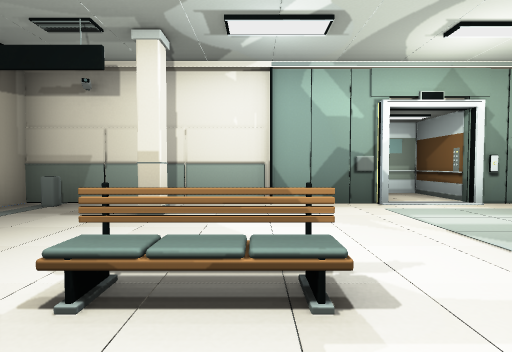
view 1 (above)

13 first-person views from a walk through a scene from a Unity 3-D project. The camera is 1.2 m above the floor, tilts 2° down and sees 85° across. Doors are open. The floor is counted in squares, 2 m on a side. Each view is taken from the middle of a square. On the plan, view 1 faces up. The plan holds only what a view shows up to about 9 squares ahead; the rest is blank. The place goes on beyond the plan.

view 2
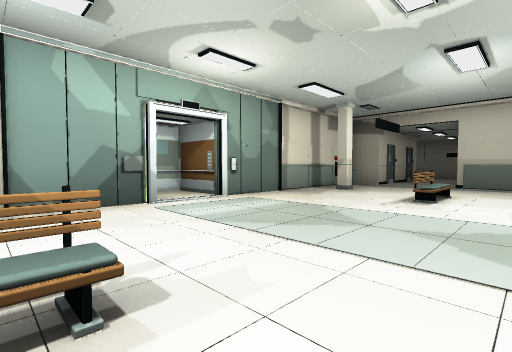

view 3
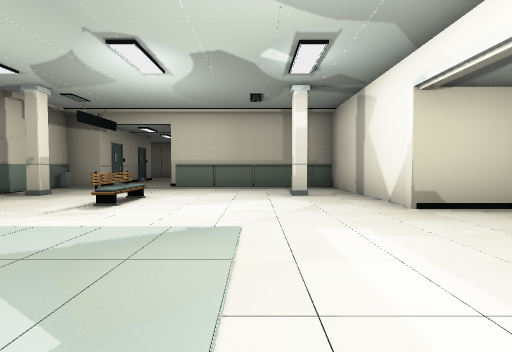

view 4
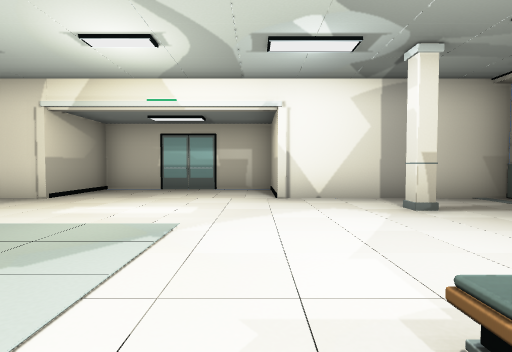

view 5
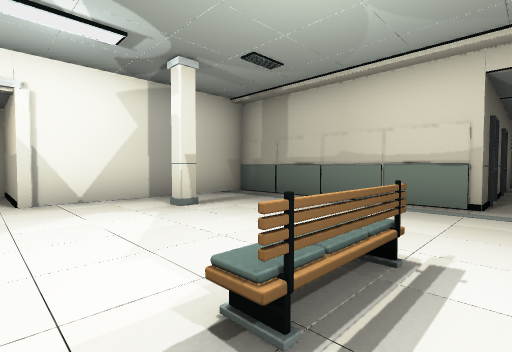

view 6
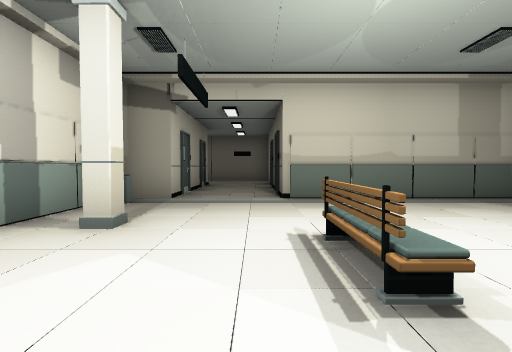

view 7
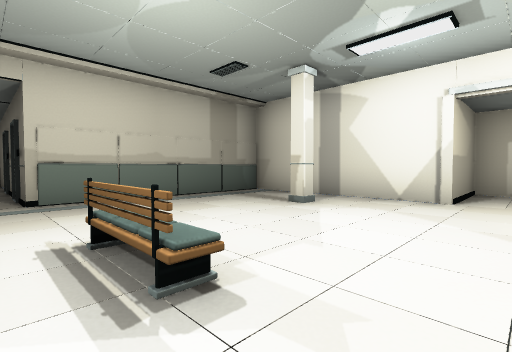

view 8
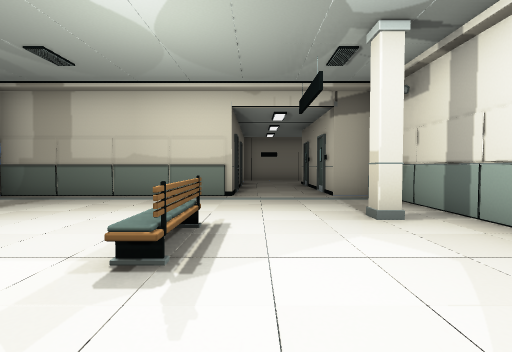

view 9
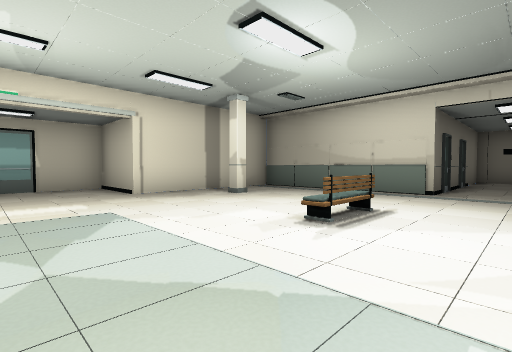

view 10
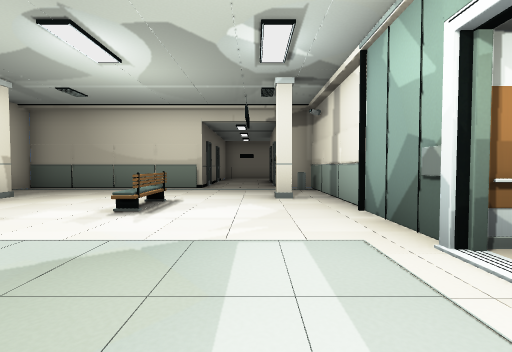

view 11
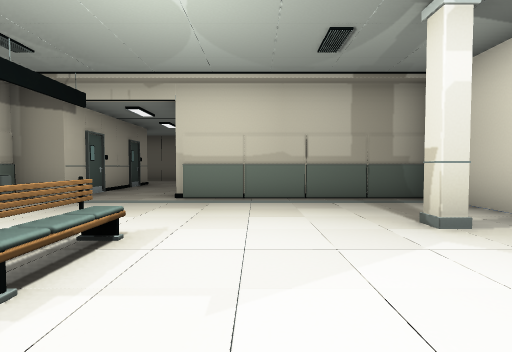

view 12
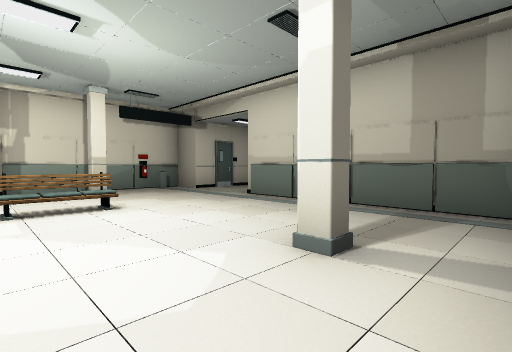

view 13
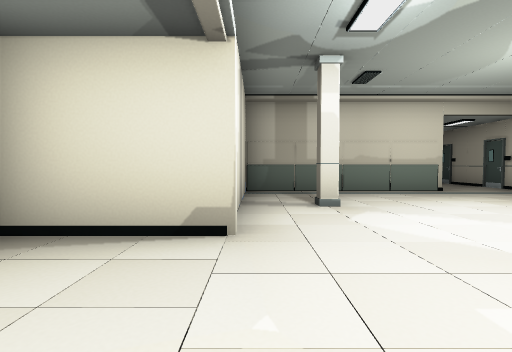

### Floor plan
Points are (right, up) in squares from view 1. A wall is a line through its corners. A room is listed if a view was taken in it or the views show most of it. See-through windows are left out.
Room 1 (views 1, 2, 3, 4, 5, 6, 7, 8, 9, 10, 11, 12, 13)
walls: (6.7, -2.1) (6.7, -1.6); (2.1, 4.3) (1.5, 4.5); (2.1, 4.5) (-3.7, 4.5) (-3.7, 3.6) (-6.5, 3.6); (4.1, 4.5) (3.5, 4.2); (-6.5, 1.5) (-3.7, 1.5) (-3.7, -3.2) (0.6, -3.2) (0.6, -5.3) (4.9, -5.3) (4.9, -3.2) (9.2, -3.2) (9.2, 1.5) (12, 1.5); (12.5, 3.6) (9.2, 3.6) (9.2, 4.5) (3.4, 4.5)
ways out: open door at (2.5, 4.5)
objects: other object (-1, 1); other object (5, 1)

Where each view was taken, in squares from view 1:
view 1: 0 up, 0 right, facing up
view 2: 0 up, 0 right, facing up-right
view 3: 1 down, 1 right, facing right
view 4: 2 up, 1 right, facing down
view 5: 2 up, 1 right, facing down-left
view 6: 2 up, 4 right, facing right
view 7: 2 up, 4 right, facing down-right
view 8: 2 up, 2 right, facing left
view 9: 3 up, 3 right, facing down-left
view 10: 3 up, 4 right, facing left
view 11: 0 up, 4 right, facing right
view 12: 3 down, 5 right, facing up-right
view 13: 3 down, 3 right, facing left
